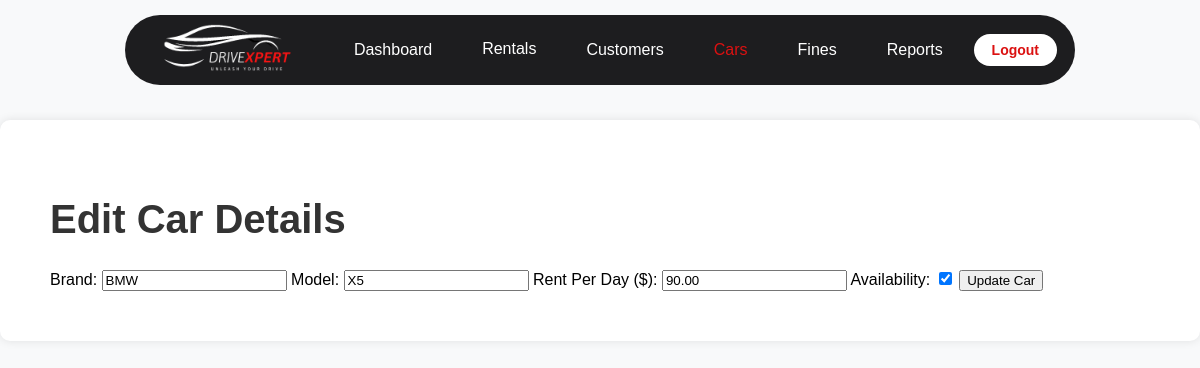
The page /Admin/edit_car.php?id=7 (signed in) on the database its author committed.
### tables this page shows
CREATE TABLE `cars` (
  `car_id` int(10) UNSIGNED NOT NULL,
  `brand` varchar(50) NOT NULL,
  `model` varchar(50) NOT NULL,
  `rent_per_day` decimal(10,2) NOT NULL,
  `availability` tinyint(1) DEFAULT 1,
  `car_picture` varchar(255) DEFAULT NULL,
  `created_at` timestamp NOT NULL DEFAULT current_timestamp(),
  `seat_count` int(11) NOT NULL,
  `max_speed` int(11) NOT NULL,
  `km_per_liter` decimal(5,2) NOT NULL,
  `logo_picture` varchar(255) DEFAULT NULL
);

### Admin/edit_car.php (the view, shortened to what this page needs)
<?php
include '../config.php';
if (isset($_GET['id']) && ctype_digit($_GET['id'])) {
    $car_id = (int) $_GET['id'];
    $stmt = $conn->prepare('SELECT car_id, brand, model, seat_count, max_speed, km_per_liter, rent_per_day, availability FROM cars WHERE car_id = ?');
    $stmt->bind_param('i', $car_id);
    $stmt->execute();
    $result = $stmt->get_result();
    $car = $result->fetch_assoc();
} else if ($_SERVER['REQUEST_METHOD'] !== 'POST') {
    echo 'Invalid car id.';
    exit;
}
?>
<!DOCTYPE html>
<html lang="en">
<head>
    <link rel="stylesheet" href="../Assets/CSS/admin.css">
</head>
<body>
    <header class="header">
        <div class="logo">
            <img src="../Assets/Images/DriveXpert.png" alt="DriveXpert Logo">
        </div>
        <nav class="nav-links">
            <a href="admin_dashboard.php">Dashboard</a>
            <div class="dropdown">
                <a class="dropdown-toggle">Rentals</a>
            </div>
            <a href="manage_customers.php">Customers</a>
            <a href="manage_cars.php" class="active">Cars</a>
            <a href="manage_fines.php">Fines</a>
            <a href="reports.php">Reports</a>
        </nav>
        <div class="auth-buttons">
            <button class="btn logout-btn" onclick="window.location.href='logout.php'">Logout</button>
        </div>
    </header>
    <main class="main-content">
        <h1>Edit Car Details</h1>
        <form action="" method="post" class="form-container">
            <label for="brand">Brand:</label>
            <input type="text" id="brand" name="brand" value="<?= htmlspecialchars($car['brand']) ?>" required>
            <label for="model">Model:</label>
            <input type="text" id="model" name="model" value="<?= htmlspecialchars($car['model']) ?>" required>
            <label for="rent_per_day">Rent Per Day ($):</label>
            <input type="number" step="0.01" id="rent_per_day" name="rent_per_day"
                value="<?= htmlspecialchars($car['rent_per_day']) ?>" required>
            <label for="availability">Availability:</label>
            <input type="checkbox" id="availability" name="availability" <?= $car['availability'] ? 'checked' : '' ?>>
            <button type="submit" class="btn">Update Car</button>
        </form>
    </main>
</body>
</html>

### Assets/CSS/admin.css (style rules this page uses)
body { margin: 0; font-family: "Nunito", sans-serif; background-color: #f8f9fa; }
.header { display: flex; justify-content: space-between; align-items: center; background-color: #1d1d1f; color: #fff; padding: 10px 18px; width: calc(100% - 250px); box-sizing: border-box; z-index: 1000; position: fixed; top: 15px; left: 0; right: 0; margin-left: auto; margin-right: auto; height: 70px; border-radius: 45px; }
.header .logo img { height: 200px; width: 200px; margin-left: -20px; }
.nav-links { display: flex; gap: 20px; font-family: "Nunito", sans-serif; }
.nav-links a { text-decoration: none; color: #ffffff; font-size: 16px; padding: 8px 15px; transition: color 0.3s ease; }
.nav-links a.active { color: #db1111; }
.logout-btn { background-color: #fff; color: #db1111; padding: 8px 18px; border: none; border-radius: 25px; font-size: 14px; font-weight: bold; cursor: pointer; transition: background-color 0.3s ease; }
.main-content { padding: 50px; margin-top: 120px; max-width: 1200px; margin-left: auto; margin-right: auto; background-color: #ffffff; border-radius: 10px; box-shadow: 0 0 10px rgba(0, 0, 0, 0.1); }
h1 { color: #333; font-size: 2.5rem; font-family: "Oswald", sans-serif; }
.dropdown { margin-top: 7px; position: relative; display: inline-block; }
.dropdown-toggle { color: #db1111; text-decoration: none; padding: 10px; }

### rows shown on the page
cars: brand "BMW", model "X5", rent_per_day "90.00", availability "☑"
